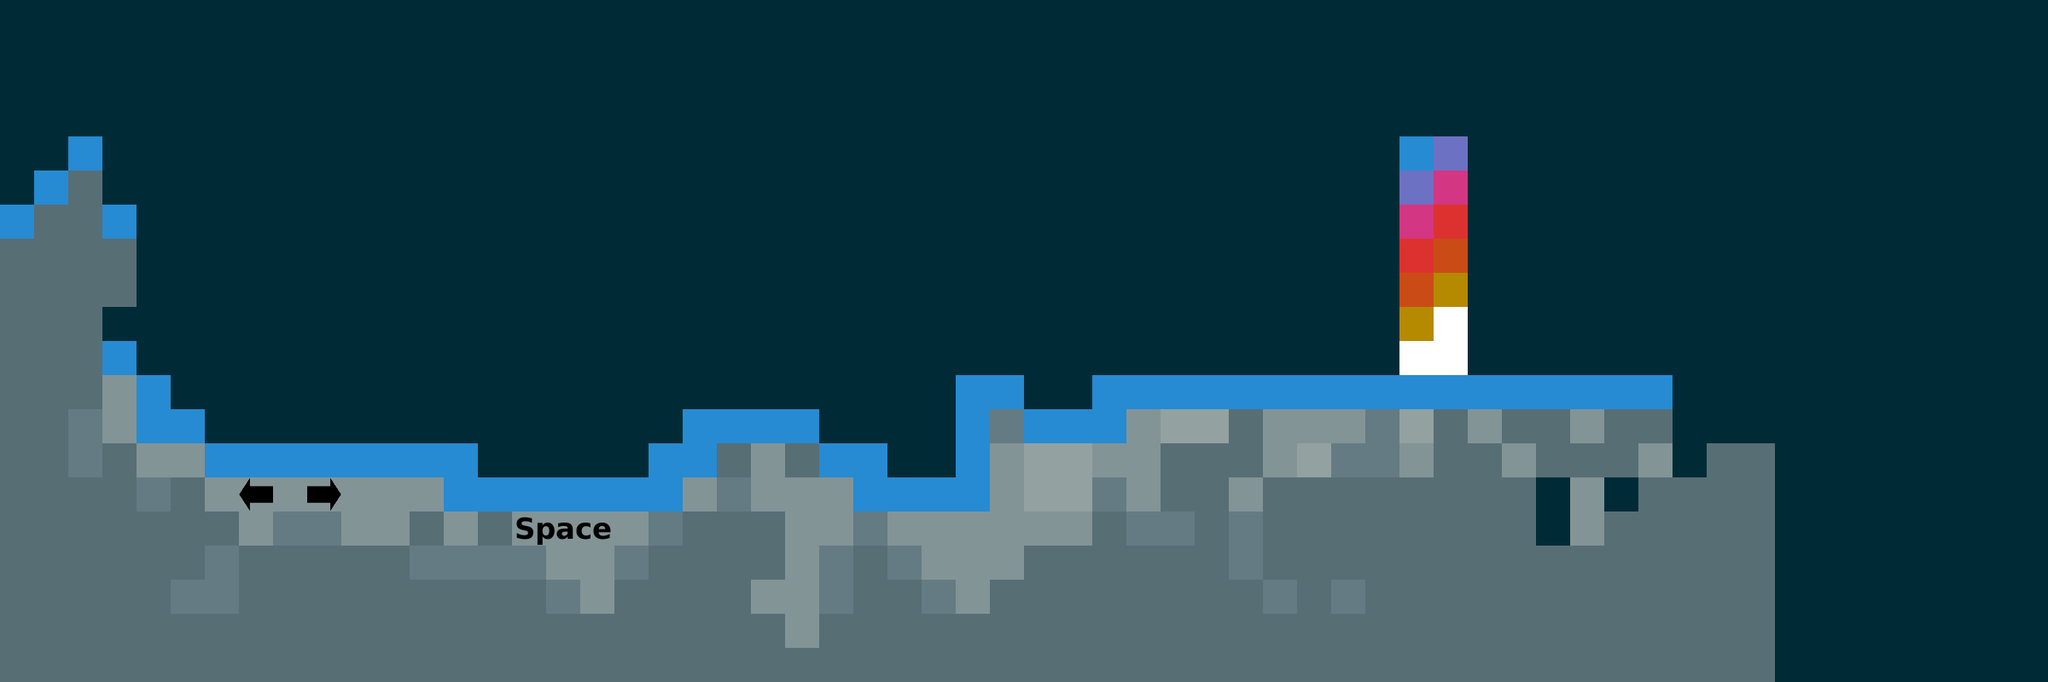

A 2D game scene composited from a Tiled map and its tileset images. What follows is a short description and the map's XML, with each tile layer's data collapsed to a summary:
An orthogonal 60x20 tile map with 40x40 px tiles, 2 tile layers (background, tiles), 2 tilesets and 6 objects (2x hint, sign, remove, Block, Player).

<map version="1.0" orientation="orthogonal" width="60" height="20" tilewidth="40" tileheight="40">
 <properties>
  <property name="exit_right" value="level1" />
 </properties>
 <tileset firstgid="1" name="tileset" tilewidth="40" tileheight="40">
  <image source="tileset.png" width="320" height="80" />
 </tileset>
 <tileset firstgid="17" name="hints" tilewidth="40" tileheight="40">
  <image source="hints.png" width="200" height="40" />
 </tileset>
 <layer name="background" width="60" height="20">
  <data>[1200 cells, 1200 non-empty, 2 distinct tile ids]</data>
 </layer>
 <layer name="tiles" width="60" height="20">
  <data>[1200 cells, 444 non-empty, 17 distinct tile ids]</data>
 </layer>
 <objectgroup name="events" width="60" height="20">
  <object name="sign_lookforyou" type="sign" x="394" y="371" width="164" height="147">
   <properties>
    <property name="message" value="Poszukuję Ciebie." />
   </properties>
  </object>
  <object name="hint_arrows" type="hint" x="259" y="391" width="161" height="128">
   <properties>
    <property name="message" value="Naciskanie strzałek na klawiaturze sprawia, że się poruszam. A może to świat porusza się wokół mnie?" />
   </properties>
  </object>
  <object name="hint_space" type="hint" x="559" y="464" width="201" height="95">
   <properties>
    <property name="message" value="Spacja sprawia, że podskakuję. A może to świat spada w dół?" />
   </properties>
  </object>
  <object name="remove_lookforyou" type="remove" x="560" y="140" width="47" height="419">
   <properties>
    <property name="event" value="sign_lookforyou" />
   </properties>
  </object>
 </objectgroup>
 <objectgroup name="actors" width="60" height="20">
  <object name="block" type="Block" x="1339" y="413" width="24" height="24" />
  <object name="me" type="Player" x="329" y="496" width="20" height="20" />
 </objectgroup>
</map>